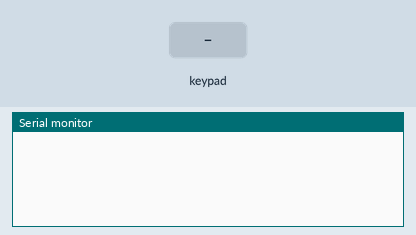
A sketch run on a simulated Arduino Uno, built with avr-gcc and run on an emulated ATmega328P. Parts: the last lines printed to the serial monitor. Wiring (inferred from the names in the program): 2×3 keypad with keys A B C D E F: rows pin 2, pin 3; columns pin 4, pin 5, pin 6. The inputs (shaded band) are chosen by the test bench.

Above: at 1.2 s.
1.3 s: key 'A' pressed
At 2.3 s:
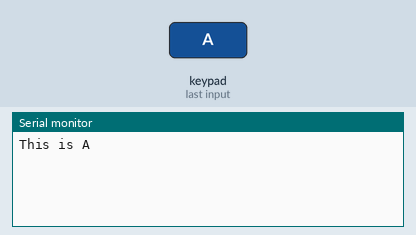
2.8 s: key 'B' pressed
At 3.5 s:
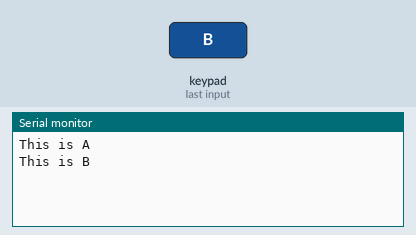
4.3 s: key 'C' pressed
At 4.8 s:
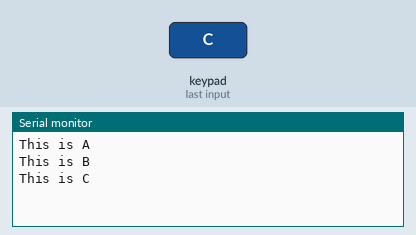
5.8 s: key 'D' pressed
At 7.0 s:
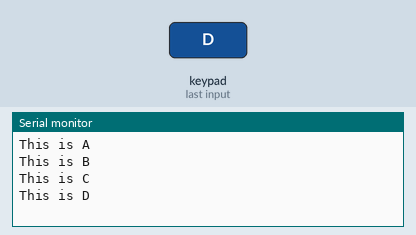
7.3 s: key 'E' pressed
At 8.4 s:
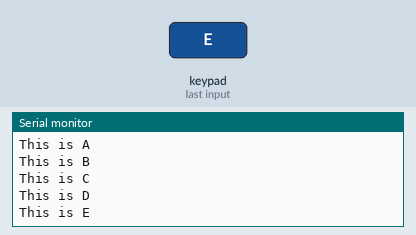
8.8 s: key 'F' pressed
At 9.6 s:
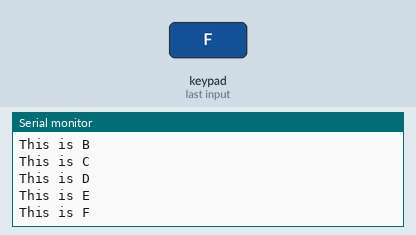

The sketch:

3_Button_Matrix_ABC-array.ino
```cpp
// Define the number of rows and columns in the matrix
const int numRows = 2;
const int numCols = 3;

// Pins
const int rowPins[numRows] = {2, 3};
const int colPins[numCols] = {4, 5, 6};

// Store button labels
char buttonLabels[numRows][numCols] = {
  {'A', 'B', 'C'},
  {'D', 'E', 'F'}
};

int prevButtonState[numRows][numCols];

void setup() {
  Serial.begin(9600);

  for (int i = 0; i < numRows; i++) {
    pinMode(rowPins[i], OUTPUT);
    digitalWrite(rowPins[i], HIGH);
  }

  for (int i = 0; i < numCols; i++) {
    pinMode(colPins[i], INPUT_PULLUP);
  }
}

void loop() {
  for (int row = 0; row < numRows; row++) {
    digitalWrite(rowPins[row], LOW);

    for (int col = 0; col < numCols; col++) {
      int currentState = digitalRead(colPins[col]);

      // Detect falling edge (press)
      if (currentState == LOW && prevButtonState[row][col] == HIGH) {
        Serial.print("This is ");
        Serial.println(buttonLabels[row][col]);
      }

      prevButtonState[row][col] = currentState;
    }

    digitalWrite(rowPins[row], HIGH);
  }

  delay(50);  // debounce
}
```

Measured:
- after the input at 1.3 s, the serial monitor: prints a new line at once (image 1)
- after the input at 2.8 s, the serial monitor: prints a new line at once (image 2)
- after the input at 4.3 s, the serial monitor: prints a new line at once (image 3)
- after the input at 5.8 s, the serial monitor: prints a new line at once (image 4)
- after the input at 7.3 s, the serial monitor: prints a new line at once (image 5)
- after the input at 8.8 s, the serial monitor: prints a new line at once (image 6)
